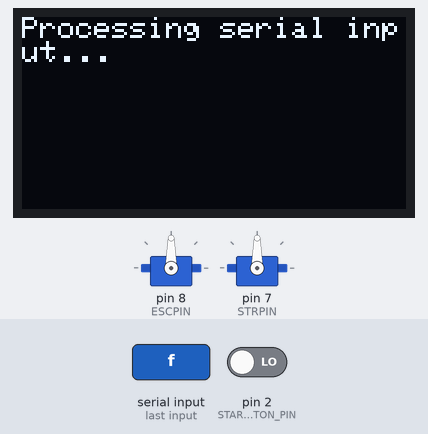
Recording of a sketch running on a simulated Arduino Uno, built with avr-gcc and run on an emulated ATmega328P. Shown: 128×64 one-colour display, 2 × servo. Inputs (shaded band) come from the test bench; at power-on: pin 2 (START_BUTTON_PIN) LOW. The display library's start-up logo is not drawn; what the sketch prints to the serial monitor is not drawn.

1.3 s: "f\n" received over Serial
Above: at 1.36 s.
Timing chart, 0 to 4.3 s (numbered marks = the images above; inputs shaded):
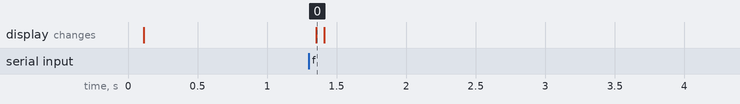

Measured:
- after the input at 1.3 s, the display: changes after 0.05 s (image 0)

The sketch:

sketch.ino
```cpp
#include <SPI.h>
#include <Wire.h>
#include "StartButton.h"
#include "ControlAVC.h"
#include "Adafruit_GFX.h"
#include "Adafruit_SSD1306.h"

#define START_BUTTON_PIN 2
#define ESCPIN 8
#define STRPIN 7
// command definitions
#define GOBUTTN "gb"
#define RESTCMD "rst"
#define STOPCMD "stop"
#define FWRDCMD "f"
#define BWRDCMD "b"
#define BRKECMD "brake"
#define TURNCMD "t"
#define STRTCMD "s"

// LCD DEFINITION
Adafruit_SSD1306 display(-1);
// BUTTON DEFINITION
StartButton button;
// CONTROLAVC DEFINITION
ControlAVC control;


// delay time
const int delayTime = 2;

// input parsing
const int maxValues = 1;
String command; // general command
String values[maxValues]; // stores values for command
String fullString; // string used for checksum
char checksumChar;
bool waitingForChecksum = false;
int addTo = 0; // 0 for command, 1 for value
// output
String response; // response returned to main program
byte actualChecksum = ' ';


String formatFullString(String command, String value = "");


void setup() {
	button = StartButton(START_BUTTON_PIN);
	initializeDisplay();
	initializeButton();
	// initialize servos
	control.attachThrottle(ESCPIN, 1000, 2000);
	control.attachSteering(STRPIN, 1000, 2000);
	// Serial initialization
	Serial.begin(9600);
	Serial.println(formatFullString("ready"));
	showText("Ready!");
}


void loop() {
	// parse serial for commands
	parseSerial();
	control.performMovement();
	showText((String)control.get_current_throttle()+'\n'+(String)control.get_current_steering());
	//loop_button();
}

void parseSerial() {
	// if something in serial, parse it
	if(Serial.available()){

		while (Serial.available() > 0)
		{

			char readIn = (char)Serial.read();
			// process Serial if command is now over
			if (readIn == '\n') {
				processSerial();
			}
			else if (waitingForChecksum) {
				checksumChar = readIn;
				waitingForChecksum = false;
				continue;
			}
			else {
				if (readIn == '*') {
					waitingForChecksum = true;
					continue;
				}
				else {
					// if | character, increment addTo
					if (readIn == '|') {
						addTo += 1;
					}
					else {
						// add to command if no | reached yet
						if (addTo == 0) {
							command += readIn;
						}
						// add to proper value in array
						else if (addTo <= maxValues) {
							values[addTo-1] += readIn;
						}
						// if values exceed max, then stop listening to prevent problems
						else {
							processSerial();
						}
					}
					// add character to fullString
					fullString += readIn;
				}
			}
		}
	}
}

void processSerial() {
	showText("Processing serial input...");
	// verify checksum
	if (!hasValidChecksum()) {
		response = "n";
	}
	else {
		response = interpretCommand();
	}
	// send response
	Serial.println(response);
	// empty out command, fullString, and value strings
	command = "";
	fullString = "";
	addTo = 0;
	waitingForChecksum = false;
	for (int i = 0; i < maxValues; i++) {
		values[i] = "";
	}
	showText("Done processing input!");
}

String formatFullString(String command, String value) {
	String formatted_msg = command;
	// add value if provided
	if (value.length() != 0) {
		formatted_msg += '|';
		formatted_msg += value;
	}
	// add checksum
	char checksum_for_msg = (char)calculateChecksum(formatted_msg);
	formatted_msg += '*';
	formatted_msg += checksum_for_msg;
	return formatted_msg;
}

void sendWithChecksum(String command, String value = "") {
	// First, format message
	String formatted_msg = command;
	// add value if provided
	if (value.length() != 0) {
		formatted_msg += '|';
		formatted_msg += value;
	}
	// add checksum
	char checksum_for_msg = (char)calculateChecksum(formatted_msg);
	formatted_msg += '*';
	formatted_msg += checksum_for_msg;
	// Then, send through serial
	Serial.println(formatted_msg);
}

bool hasValidChecksum() {
	// not valid if checksum was not actually changed
	if (checksumChar == ' ') {
		return false;
	}
	// not valid if message is less than 2 characters
	if (fullString.length() < 1) {
		return false;
	}
	actualChecksum = calculateChecksum(fullString);
	// check if resulting byte equals final char
	return actualChecksum == checksumChar;

}

byte calculateChecksum(String message) {
	byte calculated_checksum = 0;
	// for every character but the last (checksum byte), do XOR
	for (int i = 0; i < message.length(); i++) {
		calculated_checksum ^= message[i];
	}
	calculated_checksum = (calculated_checksum % 94) + 33;

	return calculated_checksum;
}

String interpretCommand() {
	String responseString = "n";
	// get go button state
	if (command == GOBUTTN) {
		responseString = formatFullString(GOBUTTN,button.wasPressed() ? "1" : "0");
	}
	// forward throttle
	else if (command == "f") {
		control.setForwardThrottle(values[0].toInt());
		responseString = "1";
	}
	// turn angle
	else if (command == "t") {
		control.setTurnAngle(values[0].toInt());
		responseString = "1";
	}
	// stop throttle
	else if (command == "stop") {
		control.stopThrottle();
		responseString = "1";
	}
	// straighten wheels
	else if (command == "s") {
		control.straightenWheels();
		responseString = "1";
	}
	// backward throttle
	else if (command == "b") {
		control.setBackwardThrottle(values[0].toInt());
		responseString = "1";
	}
	// brake
	else if (command == "brake") {
		control.brake();
		responseString = "1";
	}
	// reset go button state
	else if (command == "rst") {
		button.reset();
		control.reset();
		responseString = "1";
	}
	return responseString;
}

void loop_button() {
	if (button.wasPressed()) {
		showText("PRESSED!");
		//sendWithChecksum("gb");
		//button.reset();
		showText("");
	}
}

void initializeDisplay() {
	display.begin(SSD1306_SWITCHCAPVCC, 0x3C);
	display.display();
	display.clearDisplay();
}

// display text on OLED display
void showText(String text) {
	display.setTextSize(1);
	display.setTextColor(WHITE);
	display.setCursor(0,0);
	display.println(text);
	display.display();
	display.clearDisplay();
}

void initializeButton() {
	attachInterrupt(digitalPinToInterrupt(START_BUTTON_PIN),buttonFunction,CHANGE);
}

void buttonFunction() {
	button.checkButton();
}
```
